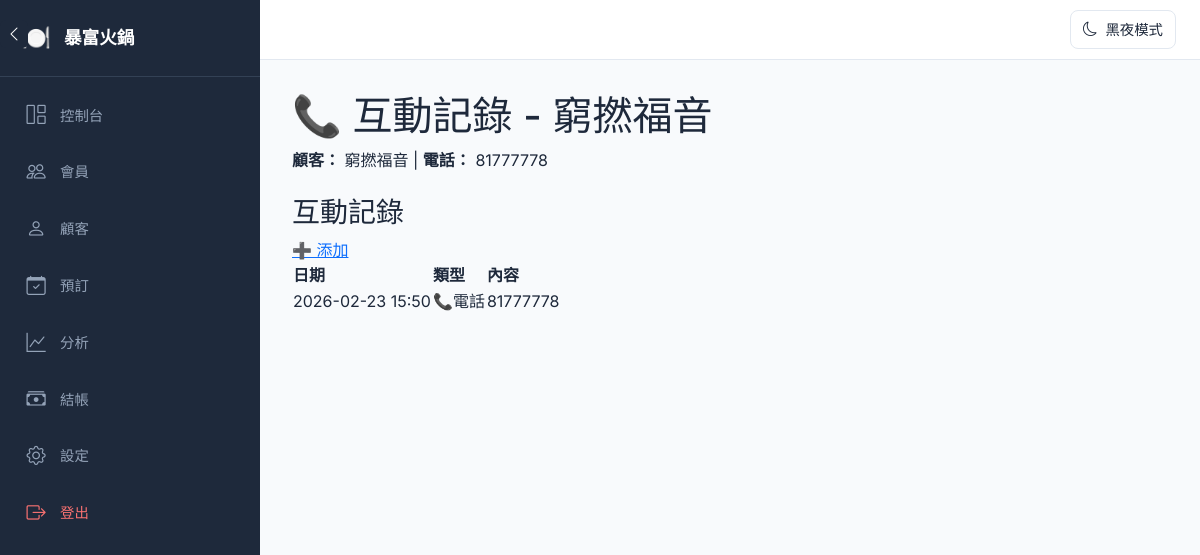
The page /customers/2/interactions (signed in) on the database its author committed.
### app.py (models this page shows)
class Settings(Base):
    __tablename__ = 'settings'
    id = Column(Integer, primary_key=True)
    restaurant_name = Column(String(100), default='我的餐廳')
    dark_mode = Column(Integer, default=0)  # 0 = light, 1 = dark

class Customer(Base):
    __tablename__ = 'customers'
    id = Column(Integer, primary_key=True)
    name = Column(String(100), nullable=False)
    phone = Column(String(20), unique=True, nullable=False)
    email = Column(String(100))
    birthday = Column(DateTime)
    tags = Column(String(500))  # 標籤，用逗號分隔
    address = Column(String(200))
    avg_spend = Column(Float, default=0.0)
    preferences = Column(Text)  # e.g. "愛辣、不吃蔥"
    allergies = Column(Text)  # 過敏食物
    notes = Column(Text)  # 額外備註
    visits = Column(Integer, default=0)
    total_spent = Column(Float, default=0)  # 總消費
    points = Column(Integer, default=0)  # 積分 (已停用)
    created_at = Column(DateTime, default=datetime.utcnow)
    updated_at = Column(DateTime, default=datetime.utcnow, onupdate=datetime.utcnow)

class Interaction(Base):
    __tablename__ = 'interactions'
    id = Column(Integer, primary_key=True)
    customer_id = Column(Integer, ForeignKey('customers.id'), nullable=False)
    type = Column(String(50))  # call, complaint, compliment, request, marketing
    note = Column(Text)
    created_at = Column(DateTime, default=datetime.utcnow)
    created_by_employee_id = Column(Integer, ForeignKey('employees.id'))

### app.py (the view)
@app.route('/customers/<int:customer_id>/interactions')
@login_required
def customer_interactions(customer_id):
    db = get_db_session()
    customer = db.query(Customer).get(customer_id)
    interactions = db.query(Interaction).filter_by(customer_id=customer_id).order_by(Interaction.created_at.desc()).all()
    db.close()
    return render_template('customer_interactions.html', customer=customer, interactions=interactions)

### app.py (called while the page is built)
@app.after_request
def add_header(response):
    response.headers['Cache-Control'] = 'no-cache, no-store, must-revalidate'
    response.headers['Pragma'] = 'no-cache'
    response.headers['Expires'] = '0'
    return response

@app.context_processor
def inject_dark_mode():
    db = get_db_session()
    settings_obj = db.query(Settings).first()
    dark_mode = settings_obj.dark_mode if settings_obj else 0
    restaurant_name = settings_obj.restaurant_name if settings_obj else '我的餐廳'
    db.close()
    return dict(dark_mode=dark_mode, restaurant_name=restaurant_name)

def get_db_session():
    return Session()

def login_required(f):
    @wraps(f)
    def decorated_function(*args, **kwargs):
        if 'employee_id' not in session:
            return redirect(url_for('login'))
        return f(*args, **kwargs)
    return decorated_function

### templates/customer_interactions.html (shortened to what this page needs)
{% extends "base.html" %}
{% block content %}
    <div class="cp-header">
        <h1 class="cp-title">📞 互動記錄 - {{ customer.name }}</h1>
    </div>
    <div class="cp-card mb-4">
        <strong>顧客：</strong> {{ customer.name }} | <strong>電話：</strong> {{ customer.phone }}
    </div>
    <div class="cp-card">
        <div class="cp-card-header">
            <h3 class="cp-card-title">互動記錄</h3>
            <a href="{{ url_for('add_interaction', customer_id=customer.id) }}" class="cp-btn cp-btn-primary">➕ 添加</a>
        </div>
        <table class="cp-table">
            <thead>
                <tr><th>日期</th><th>類型</th><th>內容</th></tr>
            </thead>
            <tbody>
                {% for interaction in interactions %}
                <tr>
                    <td>{{ interaction.created_at.strftime('%Y-%m-%d %H:%M') }}</td>
                    <td>
                        <span class="cp-badge {% if interaction.type == 'call' %}cp-badge-primary{% elif interaction.type == 'complaint' %}cp-badge-danger{% elif interaction.type == 'compliment' %}cp-badge-success{% else %}cp-badge-warning{% endif %}">
                            {{ {'call': '📞電話', 'complaint': '⚠️投訴', 'compliment': '👍讚賞', 'request': '📝要求', 'marketing': '📣推廣'}.get(interaction.type, interaction.type) }}
                        </span>
                    </td>
                    <td>{{ interaction.note or '-' }}</td>
                </tr>
                {% else %}
                <tr><td colspan="3" style="text-align: center;">暫無記錄</td></tr>
                {% endfor %}
            </tbody>
        </table>
    </div>
{% endblock %}

### templates/base.html (shortened to what this page needs)
<!DOCTYPE html>
<html lang="zh-HK">
<head>
    <link href="https://cdn.jsdelivr.net/npm/bootstrap@5.3.3/dist/css/bootstrap.min.css" rel="stylesheet">
    <link rel="stylesheet" href="https://cdn.jsdelivr.net/npm/bootstrap-icons@1.11.0/font/bootstrap-icons.css">
</head>
<body>
    <nav id="sidebar">
        <div class="sidebar-brand">
            <span class="sidebar-brand-icon">🍽️</span>
            <span class="sidebar-brand-text">{{ restaurant_name|default('暴富火鍋') }}</span>
        </div>
        <ul class="sidebar-menu">
            <li class="sidebar-menu-item">
                <a href="{{ url_for('dashboard') }}" class="sidebar-menu-link {% if request.endpoint == 'dashboard' %}active{% endif %}">
                    <i class="bi bi-grid-1x2"></i><span>控制台</span>
                </a>
            </li>
            <li class="sidebar-menu-item">
                <a href="{{ url_for('members') }}" class="sidebar-menu-link {% if request.endpoint in ['members', 'add_member', 'edit_member', 'topup_member'] %}active{% endif %}">
                    <i class="bi bi-people"></i><span>會員</span>
                </a>
            </li>
            <li class="sidebar-menu-item">
                <a href="{{ url_for('customers') }}" class="sidebar-menu-link {% if request.endpoint in ['customers', 'add_customer', 'edit_customer'] %}active{% endif %}">
                    <i class="bi bi-person"></i><span>顧客</span>
                </a>
            </li>
            <li class="sidebar-menu-item">
                <a href="{{ url_for('reservations') }}" class="sidebar-menu-link {% if request.endpoint in ['reservations', 'add_reservation'] %}active{% endif %}">
                    <i class="bi bi-calendar-check"></i><span>預訂</span>
                </a>
            </li>
            <li class="sidebar-menu-item">
                <a href="{{ url_for('analytics') }}" class="sidebar-menu-link {% if request.endpoint == 'analytics' %}active{% endif %}">
                    <i class="bi bi-graph-up"></i><span>分析</span>
                </a>
            </li>
            <li class="sidebar-menu-item">
                <a href="{{ url_for('checkout') }}" class="sidebar-menu-link {% if request.endpoint in ['checkout', 'checkout_result'] %}active{% endif %}">
                    <i class="bi bi-cash-stack"></i><span>結帳</span>
                </a>
            </li>
            <li class="sidebar-menu-item">
                <a href="{{ url_for('settings') }}" class="sidebar-menu-link {% if request.endpoint == 'settings' %}active{% endif %}">
                    <i class="bi bi-gear"></i><span>設定</span>
                </a>
            </li>
            <li class="sidebar-menu-item" style="margin-top: auto;">
                <a href="{{ url_for('logout') }}" class="sidebar-menu-link" style="color: #f87171;">
                    <i class="bi bi-box-arrow-right"></i><span>登出</span>
                </a>
            </li>
        </ul>
    </nav>
    <button id="sidebarToggle" onclick="toggleSidebar()">
        <i class="bi bi-chevron-left"></i>
    </button>
    <div class="top-bar">
        <button class="theme-toggle" onclick="toggleTheme()">
            <i class="bi bi-moon" id="themeIcon"></i>
            <span id="themeText">黑夜模式</span>
        </button>
    </div>
    <main id="mainContent">
        {% block content %}{% endblock %}
    </main>
</body>
</html>

### templates/base.html (style rules this page uses)
* { box-sizing: border-box; }
:root { --sidebar-width: 260px; --sidebar-collapsed: 72px; --sidebar-bg: #1e293b; --sidebar-hover: #334155; --sidebar-active: #3b82f6; --bg-color: #f8fafc; --card-bg: #ffffff; --text-color: #1e293b; --border-color: #e2e8f0; }
body { font-family: 'Inter', -apple-system, sans-serif; margin: 0; background: var(--bg-color); color: var(--text-color); transition: background 0.3s, color 0.3s; }
#sidebar { position: fixed; top: 0; left: 0; width: var(--sidebar-width); height: 100vh; background: var(--sidebar-bg); z-index: 1000; overflow: hidden; display: flex; flex-direction: column; transition: width 0.3s ease; }
.sidebar-brand { padding: 20px; border-bottom: 1px solid #334155; display: flex; align-items: center; gap: 12px; color: #fff; font-size: 1.1rem; font-weight: 600; white-space: nowrap; }
.sidebar-brand-icon { font-size: 1.5rem; min-width: 32px; text-align: center; }
.sidebar-menu { list-style: none; padding: 12px; margin: 0; flex: 1; }
.sidebar-menu-item { margin-bottom: 4px; }
.sidebar-menu-link { display: flex; align-items: center; gap: 12px; padding: 12px; color: #94a3b8; text-decoration: none; border-radius: 8px; font-weight: 500; font-size: 0.9rem; white-space: nowrap; transition: all 0.2s; }
.sidebar-menu-link i { font-size: 1.2rem; min-width: 24px; text-align: center; }
#sidebarToggle { position: fixed; top: 20px; width: 28px; height: 28px; background: var(--sidebar-bg); border: none; border-radius: 6px; color: #fff; cursor: pointer; z-index: 1001; transition: left 0.3s ease, transform 0.3s ease; display: flex; align-items: center; justify-content: center; }
.top-bar { position: fixed; top: 0; left: var(--sidebar-width); right: 0; height: 60px; background: var(--card-bg); border-bottom: 1px solid var(--border-color); display: flex; align-items: center; justify-content: flex-end; padding: 0 24px; z-index: 999; transition: left 0.3s ease; }
.theme-toggle { background: none; border: 1px solid var(--border-color); border-radius: 8px; padding: 8px 12px; cursor: pointer; color: var(--text-color); display: flex; align-items: center; gap: 8px; font-size: 0.9rem; transition: all 0.2s; }
#mainContent { margin-left: var(--sidebar-width); margin-top: 60px; padding: 32px; min-height: calc(100vh - 60px); transition: margin-left 0.3s ease; }

### rows shown on the page
Settings: restaurant_name "暴富火鍋"
Customer: name "窮撚福音", phone "81777778"
Interaction: created_at "2026-02-23 15:50", type "📞電話", note "81777778"
